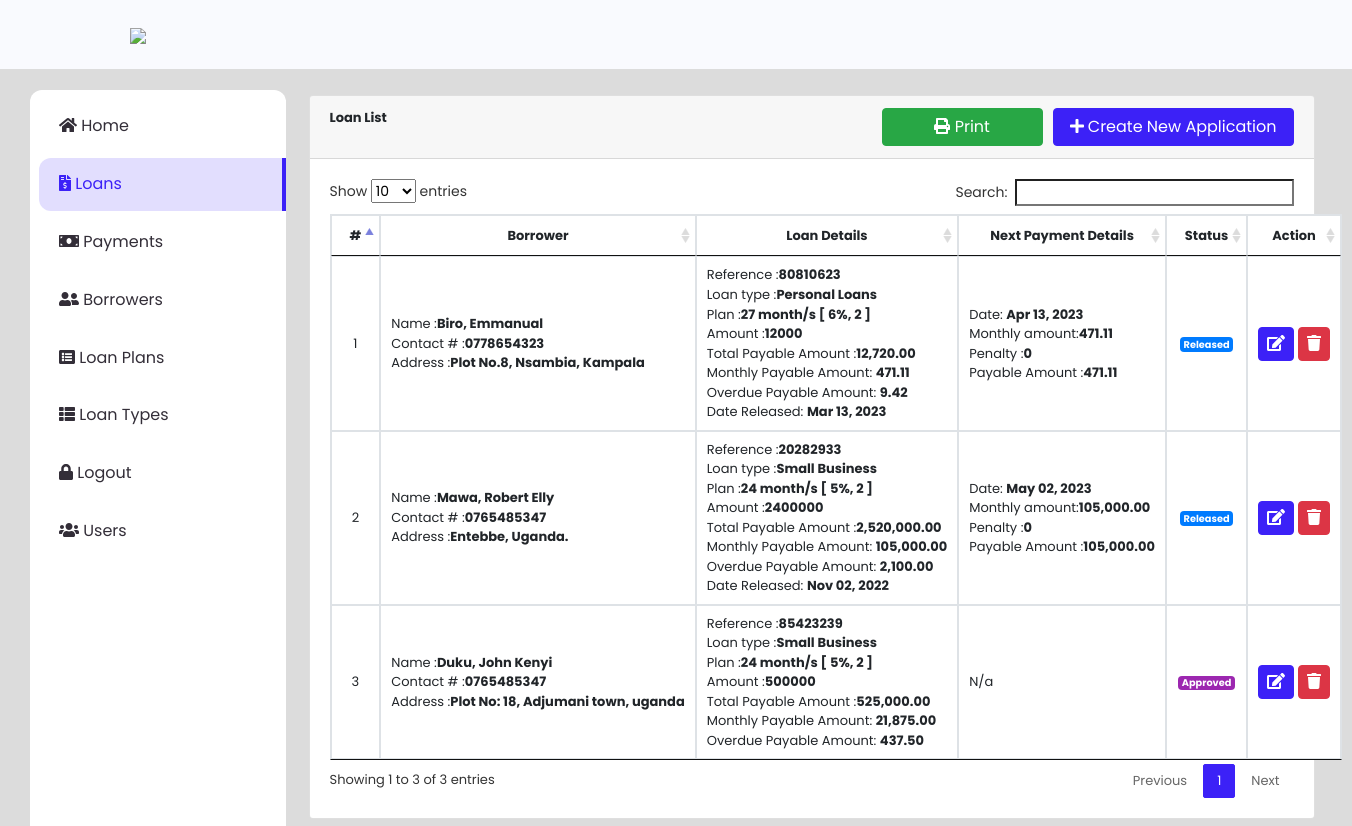
Screenshot of /sacco/index.php?page=loans (signed in) with the database file from the repository.
### tables this page shows
CREATE TABLE `loan_list` (
  `id` int(30) NOT NULL,
  `ref_no` varchar(50) NOT NULL,
  `loan_type_id` int(30) NOT NULL,
  `borrower_id` int(30) NOT NULL,
  `purpose` text NOT NULL,
  `amount` double NOT NULL,
  `plan_id` int(30) NOT NULL,
  `status` tinyint(1) NOT NULL DEFAULT 0 COMMENT '0= request, 1= confrimed,2=released,3=complteted,4=denied\r\n',
  `date_released` datetime NOT NULL,
  `date_created` datetime NOT NULL DEFAULT current_timestamp() ON UPDATE current_timestamp()
);

CREATE TABLE `borrowers` (
  `id` int(30) NOT NULL,
  `firstname` varchar(100) NOT NULL,
  `middlename` varchar(100) NOT NULL,
  `lastname` varchar(100) NOT NULL,
  `contact_no` varchar(30) NOT NULL,
  `upload_img` varchar(255) NOT NULL,
  `address` text NOT NULL,
  `email` varchar(50) NOT NULL,
  `tax_id` varchar(50) NOT NULL,
  `date_created` date NOT NULL
);

CREATE TABLE `loan_plan` (
  `id` int(30) NOT NULL,
  `months` int(11) NOT NULL,
  `interest_percentage` float NOT NULL,
  `penalty_rate` int(11) NOT NULL
);

CREATE TABLE `loan_schedules` (
  `id` int(30) NOT NULL,
  `loan_id` int(30) NOT NULL,
  `date_due` date NOT NULL
);

### sacco/loans.php (the view, shortened to what this page needs)
<?php include 'db_connect.php' ?>
<div class="container-fluid">
	<div class="col-lg-12">
		<div class="card">
			<div class="card-header">
				<large class="card-title">
					<b>Loan List</b>
					<button class="btn btn-primary col-md-3 float-right" type="button" id="new_application"><i class="fa fa-plus"></i> Create New Application</button>
					<button style="margin-right: 10px;" onclick="printDiv()" class="btn btn-success  col-md-2 float-right" type="button" id="print_payment"><i class="fa fa-print"></i> Print</button>
				</large>
			</div>
			<div class="card-body" id="loaning">
				<table class="table table-bordered" id="loan-list">
					<colgroup>
						<col width="10%">
						<col width="25%">
						<col width="25%">
						<col width="20%">
						<col width="10%">
						<col width="10%">
					</colgroup>
					<thead>
						<tr>
							<th class="text-center">#</th>
							<th class="text-center">Borrower</th>
							<th class="text-center">Loan Details</th>
							<th class="text-center">Next Payment Details</th>
							<th class="text-center">Status</th>
							<th class="text-center">Action</th>
						</tr>
					</thead>
					<tbody>
						<?php
							$i=1;
							$type = $conn->query("SELECT * FROM loan_types where id in (SELECT loan_type_id from loan_list) ");
							while($row=$type->fetch_assoc()){
								$type_arr[$row['id']] = $row['type_name'];
							}
							$plan = $conn->query("SELECT *,concat(months,' month/s [ ',interest_percentage,'%, ',penalty_rate,' ]') as plan FROM loan_plan where id in (SELECT plan_id from loan_list) ");
							while($row=$plan->fetch_assoc()){
								$plan_arr[$row['id']] = $row;
							}
							$qry = $conn->query("SELECT l.*,concat(b.lastname,', ',b.firstname,' ',b.middlename)as name, b.contact_no, b.address from loan_list l inner join borrowers b on b.id = l.borrower_id  order by id asc");
							while($row = $qry->fetch_assoc()):
								$monthly = ($row['amount'] + ($row['amount'] * ($plan_arr[$row['plan_id']]['interest_percentage']/100))) / $plan_arr[$row['plan_id']]['months'];
								$penalty = $monthly * ($plan_arr[$row['plan_id']]['penalty_rate']/100);
								$payments = $conn->query("SELECT * from payments where loan_id =".$row['id']);
								$paid = $payments->num_rows;
								$offset = $paid > 0 ? " offset $paid ": "";
								if($row['status'] == 2):
									$next = $conn->query("SELECT * FROM loan_schedules where loan_id = '".$row['id']."'  order by date(date_due) asc limit 1 $offset ")->fetch_assoc()['date_due'];
								endif;
						 ?>
						 <tr>
						 	<td class="text-center"><?php echo $i++ ?></td>
						 	<td>
						 		<p>Name :<b><?php echo $row['name'] ?></b></p>
						 		<p>Contact # :<b><?php echo $row['contact_no'] ?></b></p>
						 		<p>Address :<b><?php echo $row['address'] ?></b></p>
						 	</td>
						 	<td>
						 		<p>Reference :<b><?php echo $row['ref_no'] ?></b></p>
						 		<p>Loan type :<b><?php echo $type_arr[$row['loan_type_id']] ?></b></p>
						 		<p>Plan :<b><?php echo $plan_arr[$row['plan_id']]['plan'] ?></b></p>
						 		<p>Amount :<b><?php echo $row['amount'] ?></b></p>
						 		<p>Total Payable Amount :<b><?php echo number_format($monthly * $plan_arr[$row['plan_id']]['months'],2) ?></b></p>
						 		<p>Monthly Payable Amount: <b><?php echo number_format($monthly,2) ?></b></p>
						 		<p>Overdue Payable Amount: <b><?php echo number_format($penalty,2) ?></b></p>
						 		<?php if($row['status'] == 2 || $row['status'] == 3): ?>
						 		<p>Date Released: <b><?php echo date("M d, Y",strtotime($row['date_released'])) ?></b></p>
						 		<?php endif; ?>
						 	</td>
						 	<td>
						 		<?php if($row['status'] == 2 ): ?>
						 		<p>Date: <b>
						 		<?php echo date('M d, Y',strtotime($next)); ?>
						 		</b></p>
						 		<p>Monthly amount:<b><?php echo number_format($monthly,2) ?></b></p>
						 		<p>Penalty :<b><?php echo $add = (date('Ymd',strtotime($next)) < date("Ymd") ) ?  $penalty : 0; ?></b></p>
						 		<p>Payable Amount :<b><?php echo number_format($monthly + $add,2) ?></b></p>
						 		<?php else: ?>
					 				N/a
						 		<?php endif; ?>
						 	</td>
						 	<td class="text-center">
						 		<?php if($row['status'] == 0): ?>
						 			<span class="badge badge-warning">For Approval</span>
						 		<?php elseif($row['status'] == 1): ?>
						 			<span class="badge badge-info">Approved</span>
					 			<?php elseif($row['status'] == 2): ?>
						 			<span class="badge badge-primary">Released</span>
					 			<?php elseif($row['status'] == 3): ?>
						 			<span class="badge badge-success">Completed</span>
					 			<?php elseif($row['status'] == 4): ?>
						 			<span class="badge badge-danger">Denied</span>
						 		<?php endif; ?>
						 	</td>
						 	<td class="text-center">
						 			<button class="btn btn-primary edit_loan" type="button" data-id="<?php echo $row['id'] ?>"><i class="fa fa-edit"></i></button>
						 			<button class="btn btn-danger delete_loan" type="button" data-id="<?php echo $row['id'] ?>"><i class="fa fa-trash"></i></button>
						 	</td>
						 </tr>
						<?php endwhile; ?>
					</tbody>
				</table>
			</div>
		</div>
	</div>
</div>

### sacco/index.php (shortened to what this page needs)
<!DOCTYPE html>
<html lang="en">
<head>
<?php
 include('./header.php');
 ?>
</head>
<body>
	<?php include 'topbar.php' ?>
	<?php include 'navbar.php' ?>
  <main id="view-panel" >
      <?php $page = isset($_GET['page']) ? $_GET['page'] :'home'; ?>
  	<?php include $page.'.php' ?>
  </main>
</body>
</html>

### sacco/header.php (shortened to what this page needs)
  <link rel="stylesheet" href="assets/font-awesome/css/all.min.css">
<link href="https://cdn.jsdelivr.net/npm/bootstrap@5.3.0-alpha1/dist/css/bootstrap.min.css" rel="stylesheet">
<link href="assets/vendor/bootstrap/css/bootstrap.min.css" rel="stylesheet">
<link href="assets/vendor/icofont/icofont.min.css" rel="stylesheet">
<link href="assets/vendor/boxicons/css/boxicons.min.css" rel="stylesheet">
<link href="assets/vendor/venobox/venobox.css" rel="stylesheet">
<link href="assets/vendor/animate.css/animate.min.css" rel="stylesheet">
<link href="assets/vendor/remixicon/remixicon.css" rel="stylesheet">
<link href="assets/vendor/owl.carousel/assets/owl.carousel.min.css" rel="stylesheet">
<link href="assets/vendor/bootstrap-datepicker/css/bootstrap-datepicker.min.css" rel="stylesheet">
<link href="assets/DataTables/datatables.min.css" rel="stylesheet">
<link href="assets/css/jquery.datetimepicker.min.css" rel="stylesheet">
<link href="assets/css/select2.min.css" rel="stylesheet">
<link href="assets/css/style.css" rel="stylesheet">
<link type="text/css" rel="stylesheet" href="assets/css/jquery-te-1.4.0.css">

### sacco/topbar.php (shortened to what this page needs)
<nav class="navbar navbar-light fixed-top" style="padding:0;">
  <div class="container-fluid mt-2 mb-2">
  	<div class="col-lg-12 d-flex align-items-center justify-content-between">
  		<div class="col-md-2 float-left" style="display: flex;">
  			<div class="logo">
  				<img src="#" width="320px">
  			</div>
  		</div>
    </div>
  </div>
</nav>

### sacco/navbar.php (shortened to what this page needs)
<nav id="sidebar" class='mx-lt-5 bg-white' >
		<div class="sidebar-list">
				<a href="index.php?page=home" class="nav-item nav-home"><span class='icon-field'><i class="fa fa-home"></i></span> Home</a>
				<a href="index.php?page=loans" class="nav-item nav-loans"><span class='icon-field'><i class="fa fa-file-invoice-dollar"></i></span> Loans</a>
				<a href="index.php?page=payments" class="nav-item nav-payments"><span class='icon-field'><i class="fa fa-money-bill"></i></span> Payments</a>
				<a href="index.php?page=borrowers" class="nav-item nav-borrowers"><span class='icon-field'><i class="fa fa-user-friends"></i></span> Borrowers</a>
				<a href="index.php?page=plan" class="nav-item nav-plan"><span class='icon-field'><i class="fa fa-list-alt"></i></span> Loan Plans</a>
				<a href="index.php?page=loan_type" class="nav-item nav-loan_type"><span class='icon-field'><i class="fa fa-th-list"></i></span> Loan Types</a>
				<a href="ajax.php?action=logout" class="nav-item nav-users"><span class='icon-field'><i class="fa fa-lock"></i></span> Logout</a>
				<?php if($_SESSION['login_type'] == 1): ?>
				<a href="index.php?page=users" class="nav-item nav-users"><span class='icon-field'><i class="fa fa-users"></i></span> Users</a>
				<?php endif; ?>
		</div>
</nav>

### sacco/assets/css/style.css (style rules this page uses)
body { font-family: "Poppins", sans-serif; color: #444444; width: 100%; height: calc(100%); font-size: .813rem; background-color: #f9fafe; }
a { color: #1977cc; }
.navbar-light { background: #f9fafe; }
nav#sidebar { height: calc(100%); position: fixed; z-index: 99; left: 30px; width: 256px; font-size: 12px; top: 7.5em; padding: 10px 0 0 9px; border-radius: 12px; }
a.nav-item { position: relative; display: block; padding: .90rem 1.25rem; margin-bottom: -1px; background-color: #ffffffc4; color: #332e38; font-size: 16px; margin-bottom: 5px; }
a.nav-item:hover, .nav-item.active { background-color: rgba(60, 33, 247, 0.15); border-radius: 12px 0 0 12px; border-right: 4px solid #3c21f7; color: #3c21f7; }
main#view-panel { margin-left: 272px; width: calc(100% - 273px); margin-top: 6.8em; padding: 0.5em; }
.align-items-center { align-items: center !important; }
.btn-primary { color: #fff; background-color: #3c21f7; border-color: #3c21f7; }
.btn.edit_course, .btn.delete_course, .btn.view_payment, .btn.edit_fees, .btn.delete_fees, .btn.edit_student, .btn.delete_student, .btn.edit_payment, .btn.delete_payment, .btn.delete_loan, .btn.edit_loan, .btn.delete_plan, .btn.edit_plan, .btn.delete_borrower, .btn.edit_borrower, .btn.edit_ltype, .btn.delete_ltype { padding: 4px 8px; }
.table-bordered td, .table-bordered th { white-space: nowrap; }

### sacco/index.php (style rules this page uses)
body { background: #80808045; }

### sacco/topbar.php (style rules this page uses)
.logo { margin: auto; font-size: 35px; }

### sacco/loans.php (style rules this page uses)
td p { margin:unset; }
td { vertical-align: middle !important; }

### rows the page displays
loan_list: name "Biro, Emmanual", borrower.contact_no "0778654323", borrower.address "Plot No.8, Nsambia, Kampala", ref_no "80810623", loan_type "Personal Loans", plan "27 month/s [ 6%, 2 ]", amount "12000", $monthly * $plan_arr[$row['plan_id']]['months'] "12,720.00", monthly "471.11", penalty "9.42", date_released "Mar 13, 2023", id.date_due "Apr 13, 2023", $monthly + $add "471.11", status "Released"
loan_list: name "Mawa, Robert Elly", borrower.contact_no "0765485347", borrower.address "Entebbe, Uganda.", ref_no "20282933", loan_type "Small Business", plan "24 month/s [ 5%, 2 ]", amount "2400000", $monthly * $plan_arr[$row['plan_id']]['months'] "2,520,000.00", monthly "105,000.00", penalty "2,100.00", date_released "Nov 02, 2022", id.date_due "May 02, 2023", $monthly + $add "105,000.00", status "Released"
loan_list: name "Duku, John Kenyi", borrower.contact_no "0765485347", borrower.address "Plot No: 18, Adjumani town, uganda", ref_no "85423239", loan_type "Small Business", plan "24 month/s [ 5%, 2 ]", amount "500000", $monthly * $plan_arr[$row['plan_id']]['months'] "525,000.00", monthly "21,875.00", penalty "437.50", status "N/a"
